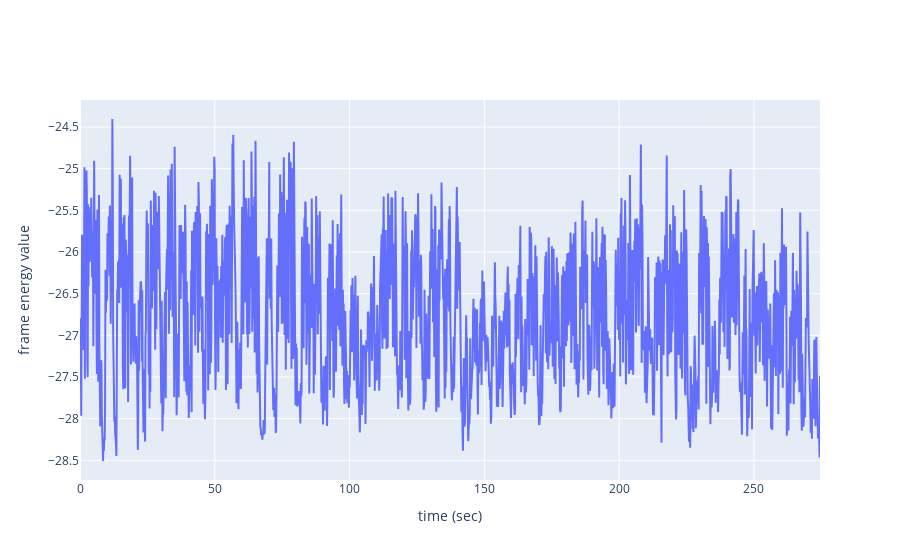

The code cell stored with this chart in its notebook:
### Code cell
energy = f[fn.index('mfcc_1'), :]
mylayout = go.Layout(yaxis=dict(title="frame energy value"),
                     xaxis=dict(title="time (sec)"))
plotly.offline.iplot(go.Figure(data=[go.Scatter(x=time, 
                                                y=energy)], 
                               layout=mylayout))

### Figure 1 — Plotly figure (JSON) as saved in the notebook; plotly's stock layout.template omitted (floating-point values rounded to 4 significant figures; data arrays with more than 128 entries replaced by an {"elided": "..."} marker saying what was removed)
{"data": [{"type": "scatter", "x": {"elided": "1831 float values"}, "y": {"elided": "1831 float values"}}], "layout": {"xaxis": {"title": {"text": "time (sec)"}}, "yaxis": {"title": {"text": "frame energy value"}}}}
